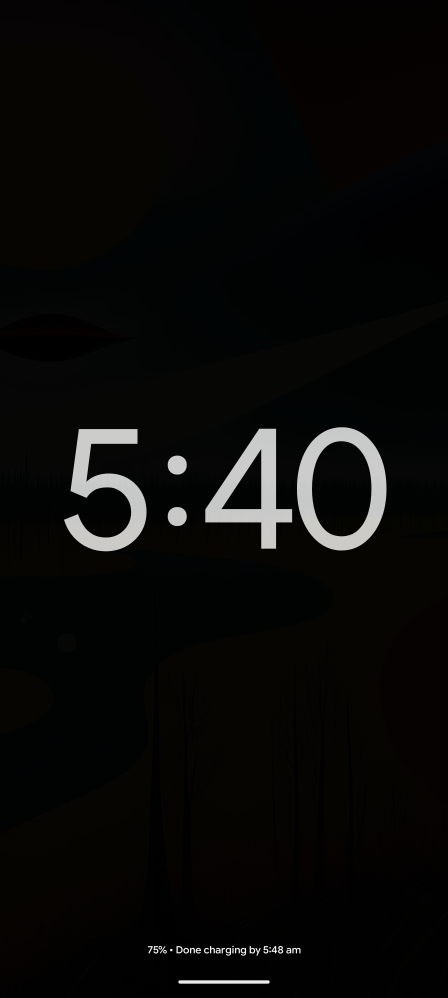
#> input picture tutorial-test-1.png, 1344 x 2992 px (shown at 1/3 size)
$ python fix-screenshots.py ../tutorial-test-1.png
#> lines starting #> are read from the running program, lines starting #| are printed output that depends on the picture
#!/usr/bin/env python3
"""
Fix Play Store screenshots to exact aspect ratio and dimensions.
Drag PNG/JPEG files onto this script or run: python fix-screenshots.py *.png
"""
import sys
from PIL import Image
import os

TARGETS = {
    "phone": (1080, 1920),      # 9:16 portrait
    "tablet7": (1200, 1920),    # 9:16 portrait (7-inch)
    "tablet10": (1600, 2560),   # 9:16 portrait (10-inch)
    "chromebook": (1920, 1080), # 16:9 landscape
}

def fix_image(path, target_w, target_h):
    img = Image.open(path)
    w, h = img.size
    target_ratio = target_w / target_h
    current_ratio = w / h

    # Center crop to exact target ratio
    if current_ratio > target_ratio:
        # Too wide, crop width
        new_w = int(h * target_ratio)
        left = (w - new_w) // 2
        img = img.crop((left, 0, left + new_w, h))
    else:
        # Too tall, crop height
        new_h = int(w / target_ratio)
        top = (h - new_h) // 2
        img = img.crop((0, top, w, top + new_h))

    # Resize to exact target
    img = img.resize((target_w, target_h), Image.LANCZOS)

    # Save as JPEG (smaller, Play Store accepts it)
    out_path = path.rsplit(".", 1)[0] + "_fixed.jpg"
    img.save(out_path, "JPEG", quality=92)
    print(f"✓ {path} → {out_path} ({target_w}x{target_h})")
    return out_path

if __name__ == "__main__":
    if len(sys.argv) < 2:
        print("Usage: python fix-screenshots.py <image files...>")
        print("\nTargets:")
        for name, (w, h) in TARGETS.items():
            ratio = "16:9" if w > h else "9:16"
            print(f"  {name}: {w}x{h} ({ratio})")
        sys.exit(1)

    print("\nPick target format:")
    for i, (name, (w, h)) in enumerate(TARGETS.items(), 1):
        ratio = "16:9" if w > h else "9:16"
        print(f"  {i}. {name} ({w}x{h}, {ratio})")

    choice = input("\nEnter number: ").strip()
#> the answer given: 1
    target = list(TARGETS.values())[int(choice) - 1]

    for path in sys.argv[1:]:
        if os.path.exists(path):
            fix_image(path, *target)
#> in fix_image, img is the input picture: PIL image 1344x2992 RGBA; mean R, G, B, A 9.7, 9.5, 8.3, 255
#> in fix_image, `img = img.crop((0, top, w, top + new_h))`:
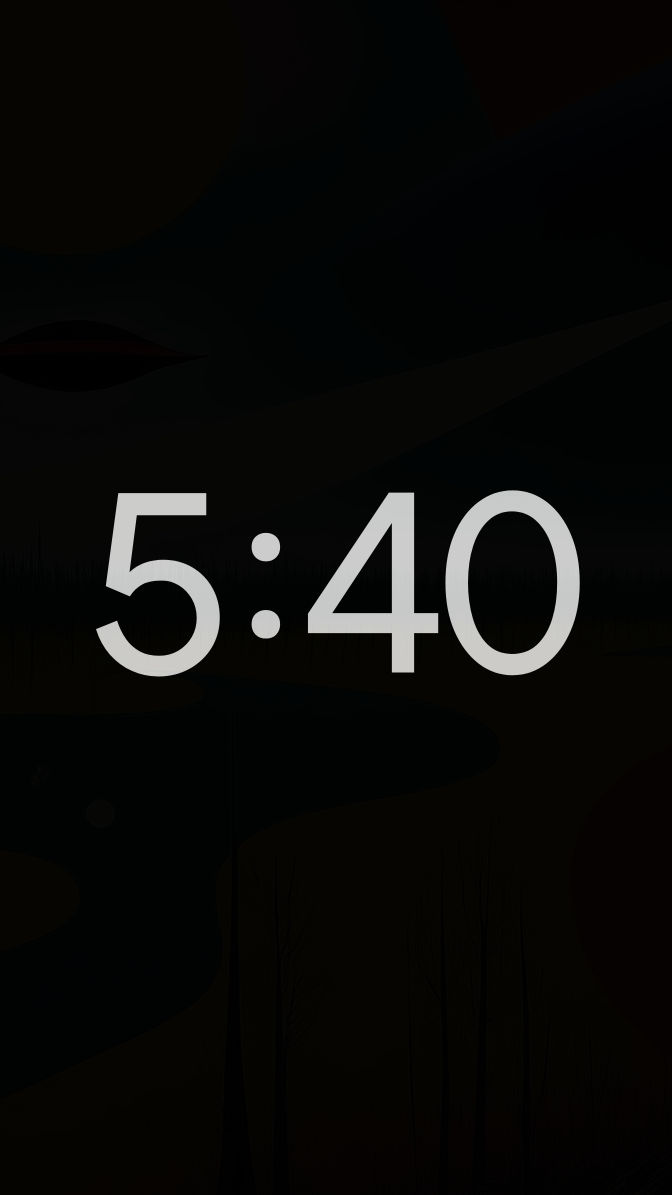
#> img: PIL image 1344x2389 RGBA (shown at 1/2 size); mean R, G, B, A 10.9, 10.9, 9.6, 255
        else:
            print(f"✗ Not found: {path}")

$ run again, on account-modal2.png
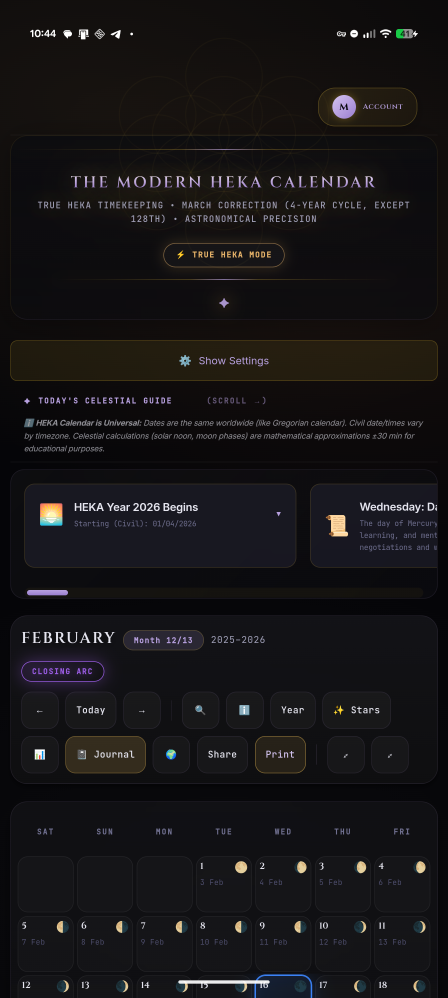
#> input picture account-modal2.png, 1344 x 2992 px (shown at 1/3 size)
#> in fix_image, img is the input picture: PIL image 1344x2992 RGBA; mean R, G, B, A 23.1, 21.3, 22.8, 255
#> in fix_image, `img = img.crop((0, top, w, top + new_h))`:
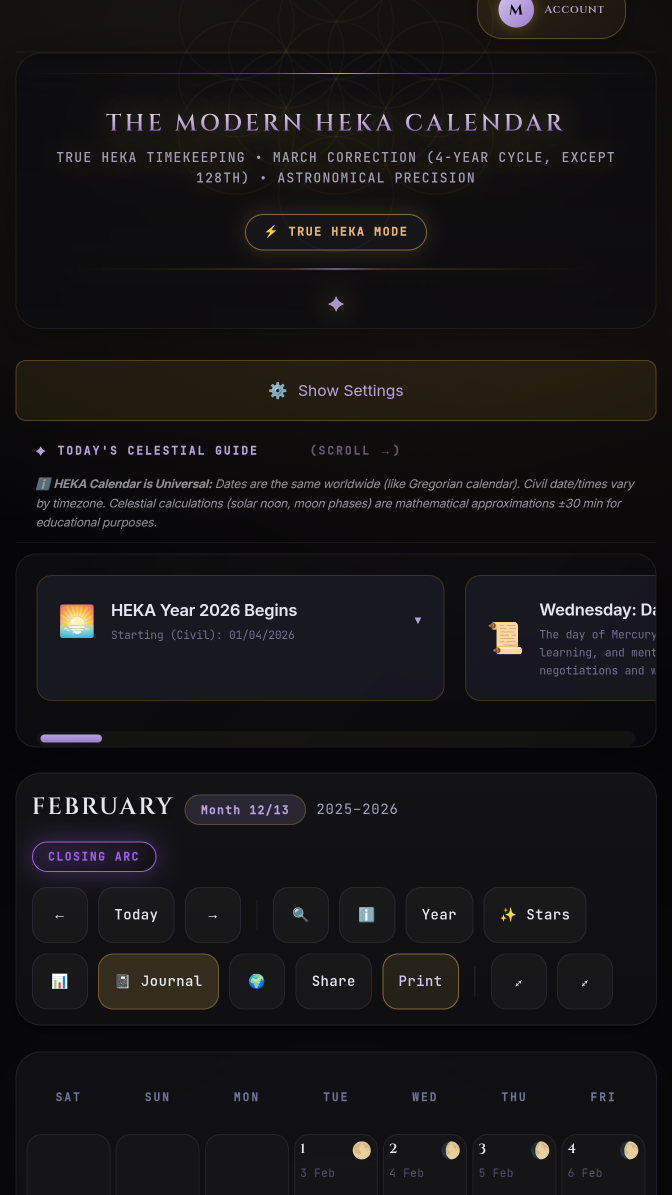
#> img: PIL image 1344x2389 RGBA (shown at 1/2 size); mean R, G, B, A 23.1, 21.2, 22.8, 255

$ run again, on account-modal4.png
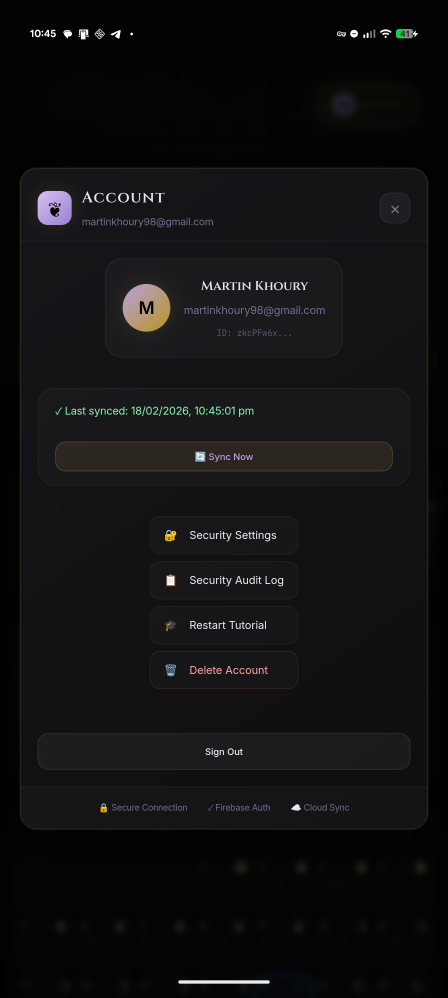
#> input picture account-modal4.png, 1344 x 2992 px (shown at 1/3 size)
#> in fix_image, img is the input picture: PIL image 1344x2992 RGBA; mean R, G, B, A 17.5, 17.2, 18.7, 255
#> in fix_image, `img = img.crop((0, top, w, top + new_h))`:
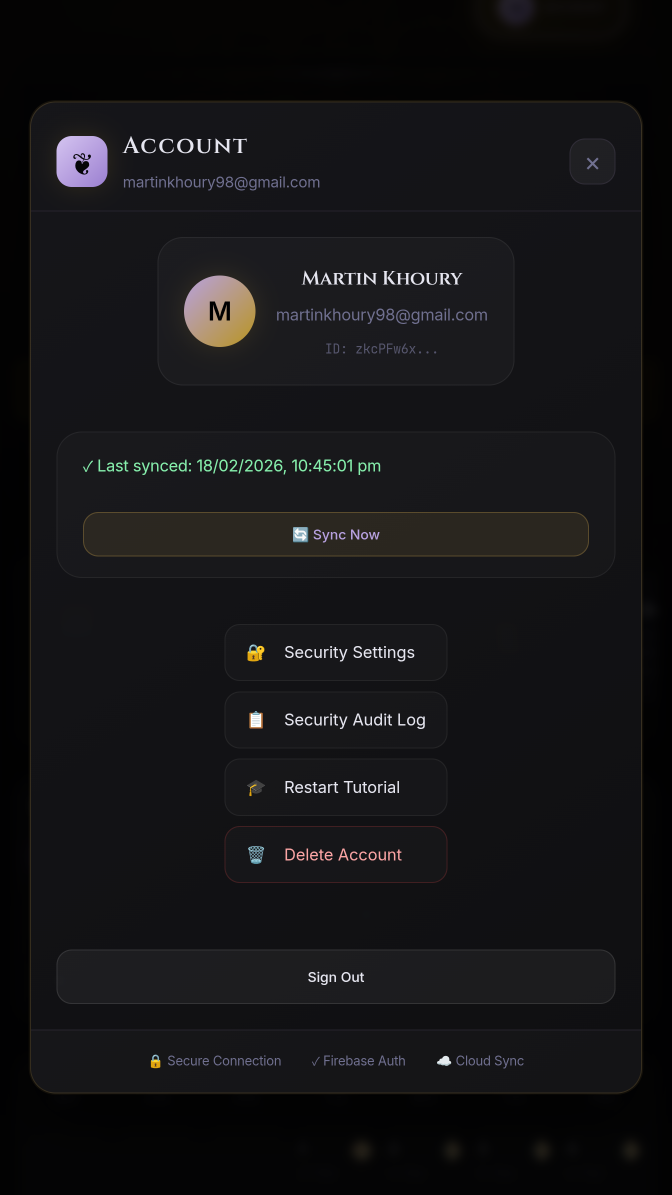
#> img: PIL image 1344x2389 RGBA (shown at 1/2 size); mean R, G, B, A 20.3, 19.9, 21.7, 255
